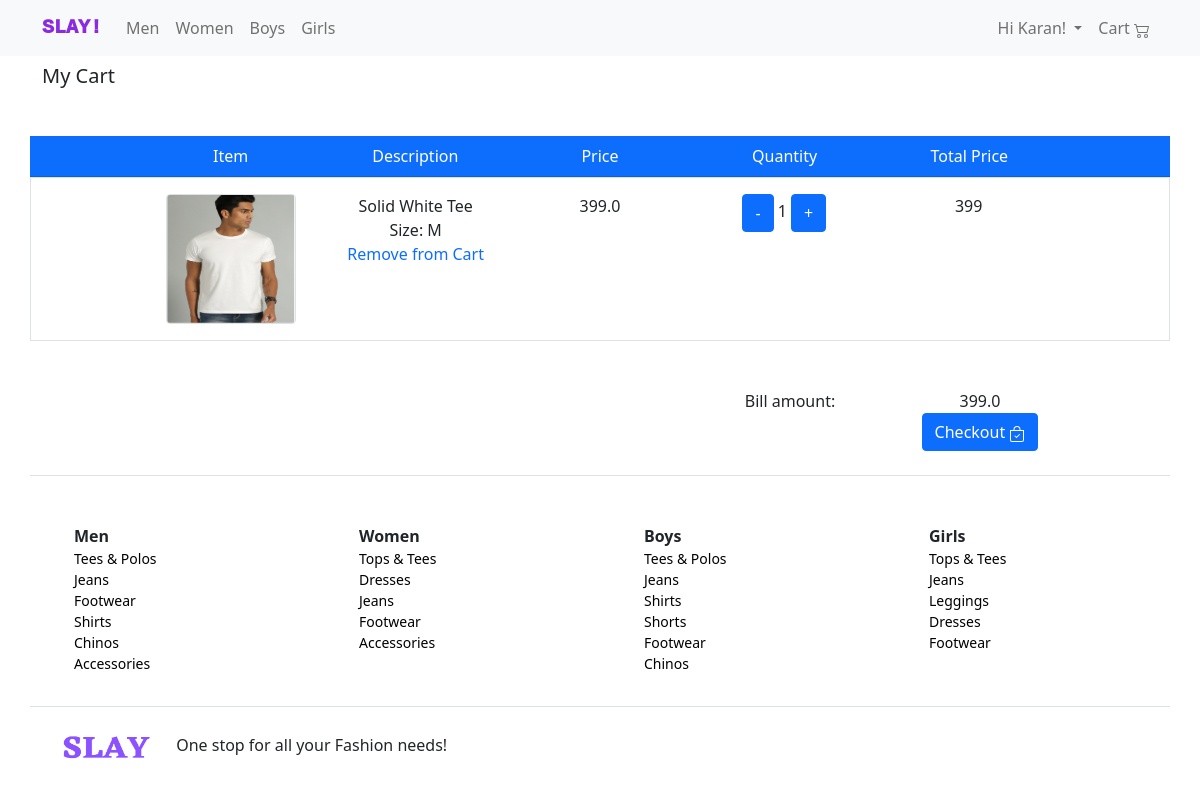
Page /yourCart/ (signed in) on the committed database.
### store/models.py (models this page shows, shortened)
class CartItem(models.Model):
    product = models.ForeignKey(Product, on_delete = models.CASCADE)
    size = models.CharField(max_length = 4)
    quantity = models.IntegerField()
    cart = models.ForeignKey(Cart, on_delete = models.CASCADE)
    ordered_price = models.IntegerField(default = 0)

class Product(models.Model):
    name = models.CharField(max_length = 200)
    price = models.FloatField()
    category = models.ForeignKey(Category,on_delete = models.CASCADE)
    size_inventory = models.JSONField(default = dict)
    description = models.JSONField(default = dict)

class ProductImages(models.Model):
    product = models.ForeignKey(Product, on_delete = models.CASCADE)
    image = models.ImageField()

class Category(models.Model):
    meant_for_choices = [('Men','Men'),('Women','Women'),('Boys','Boys'),('Girls','Girls')]
    meant_for = models.CharField(max_length=5,choices = meant_for_choices)
    name = models.CharField(max_length = 30)

### store/views.py (the view, shortened to what this page needs)
# urls.py: path('yourCart/', views.yourcart, name = 'yourcart'),
@login_required
def yourcart(request):
    cart = Cart.objects.filter(user__id = request.user.id).filter(ordered = False)
    if len(cart) > 0 and len(cart[0].cartitem_set.all()) > 0:
        cart = cart[0]
        bill_amount = 0
        for item in cart.cartitem_set.all():
            bill_amount += (item.product.price * item.quantity)
        return render(request, 'store/cart.html', {'cart_items': list(cart.cartitem_set.all()), 'bill_amount': bill_amount})
    else:
        messages.add_message(request, messages.INFO, 'Cart is empty.')
        return render(request, 'store/cart.html', )

### store/templatetags/custom_filters.py (called while the page is built)
def multiply(num1, num2):
    return int(num1) * int(num2)

def categories(str):
    return Category.objects.filter(meant_for = str)

def meant_for(dummy_str):
    return ['Men', 'Women', 'Boys', 'Girls']

### store/templates/store/cart.html (shortened to what this page needs)
{% extends 'store/base.html' %}
{% load custom_filters %}
{% block body %}
<div class="container">
    <h5 class="mt-2">My Cart</h5>
    <br>
    <div class="mt-3 row text-center card-header">
        <div class="offset-1 col-2">Item</div>
        <div class="col-2">Description</div>
        <div class="col-2">Price</div>
        <div class="col-2">Quantity</div>
        <div class="col-2">Total Price</div>
    </div>
    {% for item in cart_items %}
    <div class="row text-center p-3 border  ">
        <div class="offset-1 col-2">
            <img src="{{item.product.productimages_set.first.image.url}}" alt="" class="m-0 p-0 img-thumbnail"
                style="height: 130px; width: 130px;">
        </div>
        <div class="col-2">
            {{item.product.name}} <br>
            Size: {{item.size|upper}}
            <br>
            <a href="{% url 'store:deletefromcart' item.id %}">Remove from Cart</a>
        </div>
        <div class="col-2">
           {{item.product.price}}
        </div>
        <div class="col-2">
            <button class="btn btn-primary"><a href="{% url 'store:decquantity' item.id %}">-</a> </button>
            {{ item.quantity }} <button class="btn btn-primary"><a href="{% url 'store:incquantity' item.id %}">+</a>
            </button>
        </div>
        <div class="col-2">
            {{ item.product.price|multiply:item.quantity }}
        </div>
    </div> <br>
    {% endfor %}
    <br>
    {% if cart_items %}
    <div class="row text-center">
        <div class="col-2 offset-7">
            Bill amount:
        </div>
        <div class="col-2">
            {{bill_amount}} <br>
            <button class="btn btn-primary"><a href="{% url 'store:checkout' %}">Checkout  </a> </button>
        </div>
    </div>
    {% endif %}
</div>
{% endblock %}

### store/templates/store/base.html (shortened to what this page needs)
{% load custom_filters %}
<html lang="en">
<head>
  <link href="https://cdn.jsdelivr.net/npm/bootstrap@5.0.0-beta3/dist/css/bootstrap.min.css" rel="stylesheet"
>
</head>
<body>
  <div class="header">
    <nav class="navbar navbar-expand-lg navbar-light bg-light">
      <div class="container">
        <a class="navbar-brand brand-title" href="{% url 'store:home' %}"
          style="color: blueviolet; font-weight: 1000; font-family: monospace;">
          SLAY!
        </a>
        <div class="collapse navbar-collapse" id="navbarNavDropdown">
          <ul class="navbar-nav">
            <li class="nav-item">
              <a class="nav-link" href="{% url 'store:categories' 'Men' %}">Men</a>
            </li>
            <li class="nav-item">
              <a class="nav-link" href="{% url 'store:categories' 'Women' %}">Women</a>
            </li>
            <li class="nav-item">
              <a class="nav-link" href="{% url 'store:categories' 'Boys' %}">Boys</a>
            </li>
            <li class="nav-item">
              <a class="nav-link" href="{% url 'store:categories' 'Girls' %}">Girls</a>
            </li>
          </ul>
          {% if request.user.is_authenticated %}
          <ul class="navbar-nav ms-auto">
            <li class="nav-item dropdown">
              <a class="nav-link dropdown-toggle" href="#" id="navbarDropdownMenuLink" role="button"
                data-bs-toggle="dropdown" aria-expanded="false">
                Hi {{request.user|title}}!
              </a>
            </li>
            <li class="nav-item">
              <a class="nav-link" href="{% url 'store:yourcart' %}">Cart </a>
            </li>
          </ul>
          {% endif %}
        </div>
      </div>
    </nav>
  </div>
  {% block body %}
  {% endblock %}
  <div class="footer">
    <div class="container text-start">
      <br>
      <div class="row border-top border-bottom pb-3">
        {% for person_type in ""|meant_for %}
        <div class="col-3 mt-5">
          <ul class="categories-list" style="list-style-type: none;">
            <li> <b> {{person_type}} </b> </li>
            {% for category in person_type|categories %}
            <small>
              <li> <a href="{% url 'store:productlist' person_type category.name %}"> {{category.name}} </a> </li>
            </small>
            {% endfor %}
          </ul>
        </div>
        {% endfor %}
      </div>
      <div class="row">
        <div class="col-6">
          <img src="../../../static/SLAY.png" alt="" height="80px" width="130px">
          One stop for all your Fashion needs!
        </div>
      </div>
    </div>
  </div>
</body>
</html>

### store/templates/store/base.html (style rules this page uses)
a { text-decoration: none; }
.footer a { color: black; }

### store/templates/store/cart.html (style rules this page uses)
a { text-decoration: none; }
button a { color: white; }
.card-header { background-color: #0d6efd; color: white; }

### rows in the picture
CartItem: product.productimages_set.first.image (picture), product.name "Solid White Tee", size "M", product.price "399.0", quantity "1", product.price|multiply "399"
Category: name "Tees & Polos"
Category: name "Jeans"
Category: name "Footwear"
Category: name "Shirts"
Category: name "Chinos"
Category: name "Accessories"
Category: name "Tops & Tees"
Category: name "Dresses"
Category: name "Jeans"
Category: name "Footwear"
Category: name "Accessories"
Category: name "Tees & Polos"
Category: name "Jeans"
Category: name "Shirts"
Category: name "Shorts"
Category: name "Footwear"
Category: name "Chinos"
Category: name "Tops & Tees"
Category: name "Jeans"
Category: name "Leggings"
Category: name "Dresses"
Category: name "Footwear"

### other values in the picture
{{ request.user|title }} "Karan"
{{ bill_amount }} "399.0"
{{ person_type }} "Men" "Women" "Boys" "Girls"
